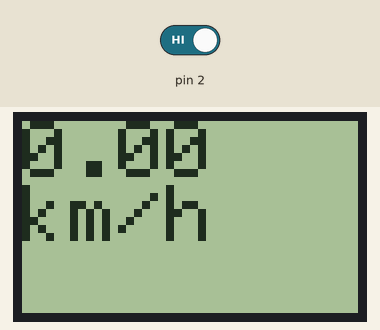
Simulated run of this sketch. Board: Arduino Uno, built with avr-gcc and run on an emulated ATmega328P. Shown: 84×48 one-colour display. The inputs (shaded band) are chosen by the test bench; at power-on: pin 2 HIGH. What the sketch prints to the serial monitor is not drawn.

Above: at 0.1 s.
At 0.6 s:
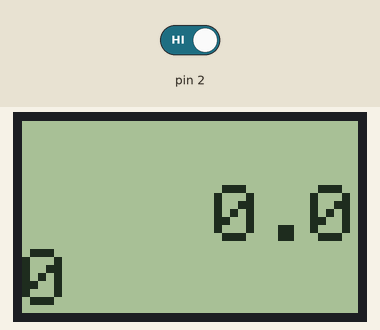
1.3 s: pin 2 driven LOW
Timing chart, 0 to 4.3 s (numbered marks = the images above; inputs shaded):
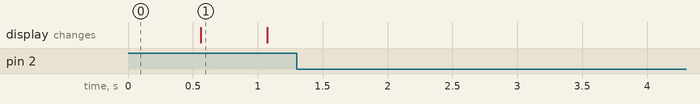

Measured:
- after the input at 1.3 s, every drawn part: stays the same
- what the display in image 1 shows lasts 0.5 s, from 0.6 s to 1.1 s

The sketch:

main.ino
```cpp
// MAC Address: E5AD7E6164E0
#include <SPI.h>
#include <Adafruit_GFX.h>
#include <Adafruit_PCD8544.h>

Adafruit_PCD8544 display = Adafruit_PCD8544(7, 6, 5, 4, 3);

const float wheelSize = 2.174; // m
const float minSpeed = 2.; // km/h

float distance = 0.0; // m
unsigned long lastTurnTime = 0; // ms
unsigned long deltaTime = 1 << 15; // ms


float v(long delta){
  return wheelSize / delta * 1000 * 3.6;
}

void callback() {
  Serial.println("Umdrehung");
  long t = millis();
  deltaTime = t - lastTurnTime;
  lastTurnTime = t;
  distance += wheelSize;
}

void setup() {
  Serial.begin(9600);
  Serial.println("BLE Test");
  // Init display
  display.begin();
  display.setContrast(60);
  display.setTextSize(2);
  display.clearDisplay();

  pinMode(2, INPUT);

  attachInterrupt(digitalPinToInterrupt(2), callback, FALLING);
}

void loop() {
  float speed = min(v(deltaTime), v(millis() - lastTurnTime));
  if(speed <= minSpeed){
    speed = 0.;
  }
  Serial.print("speed=");
  Serial.print(speed);
  Serial.println(" km/h");
  display.clearDisplay();
  display.println(int(speed * 100) / 100.); // Crazy rounding
  display.print("km/h");
  display.display();
  delay(500);
}
```
